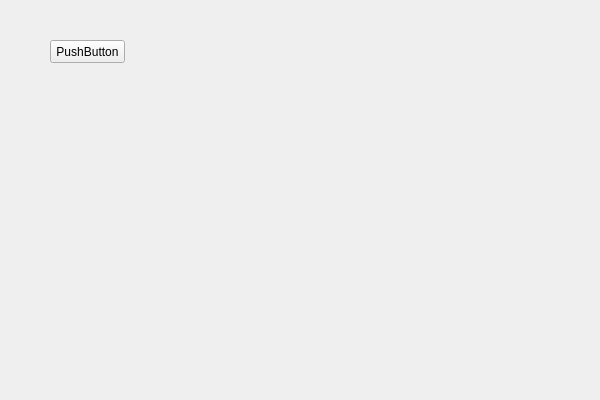
<?xml version="1.0" encoding="UTF-8"?>
<ui version="4.0">
 <class>LoadDllWidgetClass</class>
 <widget class="QWidget" name="LoadDllWidgetClass">
  <property name="geometry">
   <rect>
    <x>0</x>
    <y>0</y>
    <width>600</width>
    <height>400</height>
   </rect>
  </property>
  <property name="windowTitle">
   <string>LoadDllWidget</string>
  </property>
  <widget class="QPushButton" name="pushButton">
   <property name="geometry">
    <rect>
     <x>50</x>
     <y>40</y>
     <width>75</width>
     <height>23</height>
    </rect>
   </property>
   <property name="text">
    <string>PushButton</string>
   </property>
  </widget>
 </widget>
 <layoutdefault spacing="6" margin="11"/>
 <resources>
  <include location="LoadDllWidget.qrc"/>
 </resources>
 <connections>
  <connection>
   <sender>pushButton</sender>
   <signal>clicked()</signal>
   <receiver>LoadDllWidgetClass</receiver>
   <slot>pushButtonClicked()</slot>
   <hints>
    <hint type="sourcelabel">
     <x>88</x>
     <y>51</y>
    </hint>
    <hint type="destinationlabel">
     <x>-33</x>
     <y>50</y>
    </hint>
   </hints>
  </connection>
 </connections>
 <slots>
  <slot>pushButtonClicked()</slot>
 </slots>
</ui>
